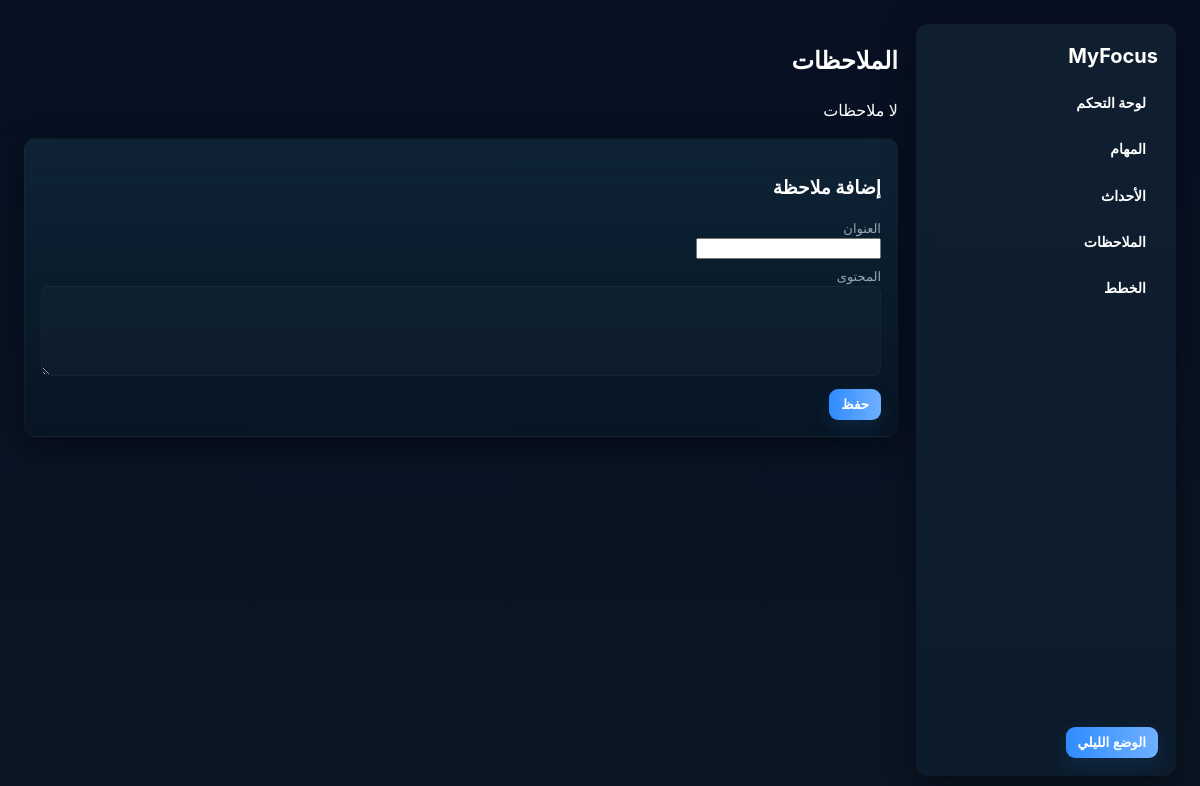
/notes, run on an earlier commit of the app's database.
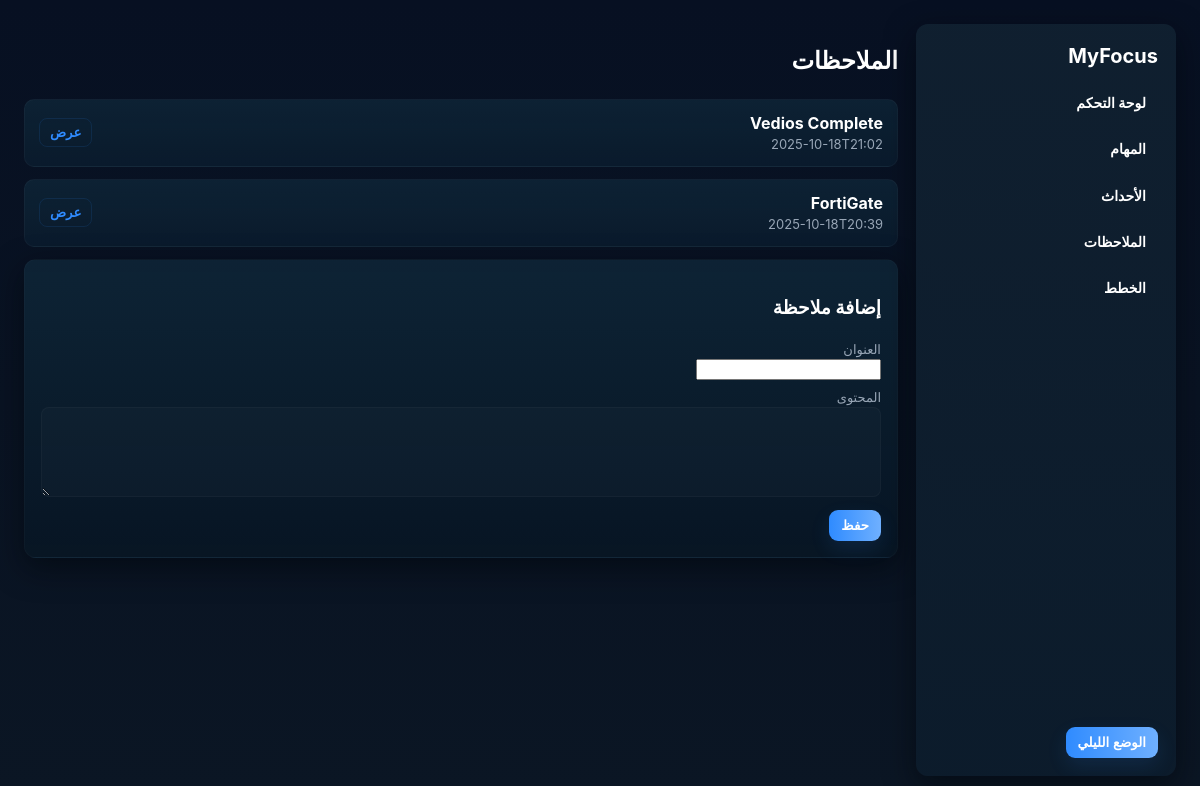
And on a later commit of the database.
### tables this page shows
CREATE TABLE notes (
        id INTEGER PRIMARY KEY AUTOINCREMENT,
        content TEXT NOT NULL,
        created_at TEXT NOT NULL
    , title TEXT DEFAULT '');

### app.py (the view)
@app.route('/notes')
def notes_page():
    items = note_model.list()
    return render_template('notes.html', notes=items)

### models.py (called while the page is built)
def _connect(dbfile=None):
    if not dbfile:
        dbfile = DB_PATH
    elif not os.path.isabs(dbfile):
        dbfile = os.path.join(BASE_DIR, dbfile)
    conn = sqlite3.connect(dbfile, check_same_thread=False)
    conn.row_factory = sqlite3.Row
    return conn

    @staticmethod
    def _conn():
        return _connect(notes.DBFILE)

    @staticmethod
    def list():
        conn = notes._conn(); cur = conn.cursor()
        cur.execute("SELECT * FROM notes ORDER BY datetime(created_at) DESC")
        rows = [dict(r) for r in cur.fetchall()]
        conn.close(); return rows

### templates/notes.html (shortened to what this page needs)
{% extends "base.html" %}
{% block content %}
<h2>الملاحظات</h2>
<div class="notes-list">
  {% for n in notes %}
    <article class="collapsible-card note-card" data-id="{{ n.id }}" aria-expanded="false">
      <header class="card-summary note-summary" tabindex="0">
        <div>
          <strong class="item-title">{{ n.title }}</strong>
          <div class="small">{{ n.created_at[:16] }}</div>
        </div>
        <div class="actions">
          <button class="btn-toggle ghost" aria-label="Toggle details">عرض</button>
        </div>
      </header>
    </article>
  {% else %}
    <p>لا ملاحظات</p>
  {% endfor %}
</div>
<section class="card">
  <h3>إضافة ملاحظة</h3>
  <form method="post" action="{{ url_for('add_note') }}">
    <label>العنوان<br><input name="title" required></label>
    <label>المحتوى<br><textarea name="content"></textarea></label>
    <button type="submit">حفظ</button>
  </form>
</section>
{% endblock %}

What changed in the data, as far as the page shows it:
added notes: title "Vedios Complete", created_at "2025-10-18T21:02"
added notes: title "FortiGate", created_at "2025-10-18T20:39"
Also different on the page:
text no longer shown: "لا ملاحظات"
